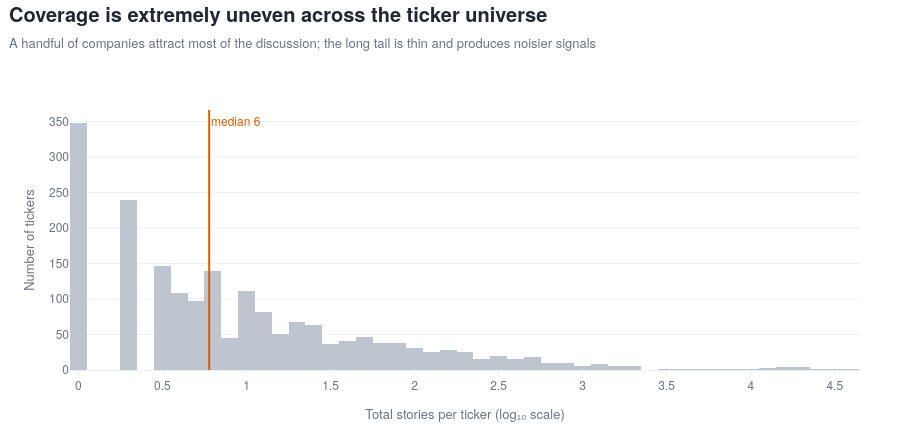

Write notebook code for a chart like this one.
### Code cell
# Coverage is heavily skewed, which shapes how every later result must be read
per_ticker = signals.groupby('ticker')['story_count'].sum()
per_ticker = per_ticker[per_ticker > 0]

fig = go.Figure(go.Histogram(
    x=np.log10(per_ticker), nbinsx=50, marker_color=CONTEXT,
    hovertemplate='10^%{x:.1f} stories<br>%{y} tickers<extra></extra>'))
med = float(per_ticker.median())
fig.add_vline(x=np.log10(med), line_color=NEG, line_width=2,
              annotation_text=f'median {med:,.0f}', annotation_position='top right',
              annotation_font=dict(color=NEG, size=12))
fig.update_xaxes(title='Total stories per ticker (log₁₀ scale)')
fig.update_yaxes(title='Number of tickers')
titled(fig, 'Coverage is extremely uneven across the ticker universe',
       'A handful of companies attract most of the discussion; the long tail is thin and '
       'produces noisier signals', height=440)
fig.show()

### Figure 1 — Plotly figure (JSON) as saved in the notebook; plotly's stock layout.template omitted (floating-point values rounded to 4 significant figures; data arrays with more than 128 entries replaced by an {"elided": "..."} marker saying what was removed)
{"data": [{"hovertemplate": "10^%{x:.1f} stories<br>%{y} tickers<extra></extra>", "marker": {"color": "#BFC5CF"}, "nbinsx": 50, "type": "histogram", "x": {"elided": "1952 float values"}}], "layout": {"annotations": [{"font": {"color": "#D55E00", "size": 12}, "showarrow": false, "text": "median 6", "x": 0.7782, "xanchor": "left", "xref": "x", "y": 1, "yanchor": "top", "yref": "y domain"}], "height": 440, "shapes": [{"line": {"color": "#D55E00", "width": 2}, "type": "line", "x0": 0.7782, "x1": 0.7782, "xref": "x", "y0": 0, "y1": 1, "yref": "y domain"}], "title": {"text": "<b>Coverage is extremely uneven across the ticker universe</b><br><span style='font-size:13px;color:#6B7280'>A handful of companies attract most of the discussion; the long tail is thin and produces noisier signals</span>"}, "xaxis": {"title": {"text": "Total stories per ticker (log₁₀ scale)"}}, "yaxis": {"title": {"text": "Number of tickers"}}}}
